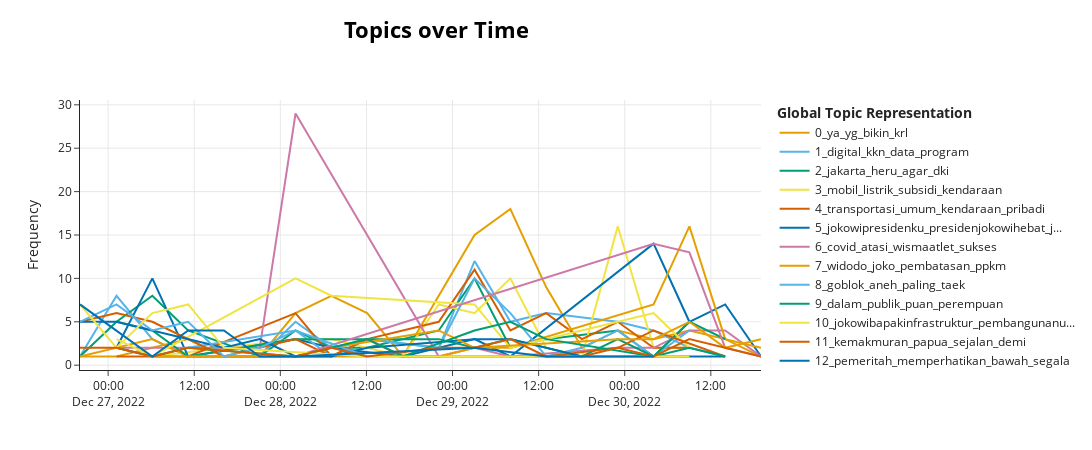

Notebook code for this chart:
### Code cell
topic_model.visualize_topics_over_time(topics_over_time, top_n_topics=20)

### Figure 1 — Plotly figure (JSON) as saved in the notebook; plotly's stock layout.template omitted (floating-point values rounded to 4 significant figures)
{"data": [{"hoverinfo": "text", "hovertext": ["<b>Topic 0</b><br>Words: lainya, baswedan, track, cukong, record", "<b>Topic 0</b><br>Words: nggak, berbungkus, memenangkan, bungkus, menyulitkan", "<b>Topic 0</b><br>Words: beli, bagaimana, saya, kesehatan, lupakan", "<b>Topic 0</b><br>Words: nabrak, berwenang, gubdki, kesel, filtering", "<b>Topic 0</b><br>Words: by, ruby, diambilnya, yee, kay", "<b>Topic 0</b><br>Words: suap, dateng, loket, rokok, bikin", "<b>Topic 0</b><br>Words: ya, bikin, pindah, pajak, tiongkok", "<b>Topic 0</b><br>Words: yg, buku, banget, lumayan, to", "<b>Topic 0</b><br>Words: diam, bantu, support, ribet, nantinya", "<b>Topic 0</b><br>Words: ya, aneh, krl, naik, bikin", "<b>Topic 0</b><br>Words: krl, naik, membahagiakan, mau, kaya", "<b>Topic 0</b><br>Words: yg, bikin, pake, kaya, krl", "<b>Topic 0</b><br>Words: yg, bagus, bikin, dirimu, umat", "<b>Topic 0</b><br>Words: lulusan, ya, juga, padahal, kok", "<b>Topic 0</b><br>Words: thn, dibikin, kl, ikut, berubah", "<b>Topic 0</b><br>Words: tempek, buku, angkringan, warkop, hmm", "<b>Topic 0</b><br>Words: kui, sing, tu, tarif, krl", "<b>Topic 0</b><br>Words: tempo, jatuh, pindah, bs, ptn", "<b>Topic 0</b><br>Words: ngilangin, muter, malu, gajelas, pula"], "marker": {"color": "#E69F00"}, "mode": "lines", "name": "0_ya_yg_bikin_krl", "type": "scatter", "x": ["2022-12-26T20:04:41.699000+00:00", "2022-12-27T01:10:06.049999+00:00", "2022-12-27T11:08:56.150000+00:00", "2022-12-27T16:08:21.200000+00:00", "2022-12-27T21:07:46.249999+00:00", "2022-12-28T02:07:11.300000+00:00", "2022-12-28T07:06:36.350000+00:00", "2022-12-28T12:06:01.400000+00:00", "2022-12-28T17:05:26.449999+00:00", "2022-12-28T22:04:51.500000+00:00", "2022-12-29T03:04:16.550000+00:00", "2022-12-29T08:03:41.600000+00:00", "2022-12-29T13:03:06.649999+00:00", "2022-12-29T18:02:31.700000+00:00", "2022-12-29T23:01:56.750000+00:00", "2022-12-30T04:01:21.800000+00:00", "2022-12-30T09:00:46.849999+00:00", "2022-12-30T14:00:11.900000+00:00", "2022-12-30T18:59:36.950000+00:00"], "y": [1, 1, 3, 1, 1, 6, 8, 6, 1, 8, 15, 18, 9, 2, 4, 3, 4, 3, 1]}, {"hoverinfo": "text", "hovertext": ["<b>Topic 1</b><br>Words: talenta, digital, kesempatan, scientist, terukur", "<b>Topic 1</b><br>Words: portal, media, data, diklaim, akurat", "<b>Topic 1</b><br>Words: tv, benar, analog, program, diwujudkan", "<b>Topic 1</b><br>Words: data, penentu, berjalan, optimal, adadikompas", "<b>Topic 1</b><br>Words: edisi, parlemen, pks, positioning, humas", "<b>Topic 1</b><br>Words: program, kkn, padanya, membuat, langkah", "<b>Topic 1</b><br>Words: kkn, bantul, serta, timeline, profesor", "<b>Topic 1</b><br>Words: peneliti, klo, nasa, armageddon, stbcolokpakai", "<b>Topic 1</b><br>Words: media, biru, kkp, pemberitaan, negoroku", "<b>Topic 1</b><br>Words: kkn, kulonprogo, digital, lokasi, gt", "<b>Topic 1</b><br>Words: websitenya, techi, kerjasama, data, naeco", "<b>Topic 1</b><br>Words: set, cuan, sat, data, tinggal", "<b>Topic 1</b><br>Words: digital, tv, pip, analog, perbedaan", "<b>Topic 1</b><br>Words: lapangan, belajar, membumi, konsep, sebenarnya", "<b>Topic 1</b><br>Words: target, mengulik, nampaknya, pso, kolaborasi", "<b>Topic 1</b><br>Words: kira, kan, sindir, gerindra, pengaduan"], "marker": {"color": "#56B4E9"}, "mode": "lines", "name": "1_digital_kkn_data_program", "type": "scatter", "x": ["2022-12-26T20:04:41.699000+00:00", "2022-12-27T01:10:06.049999+00:00", "2022-12-27T06:09:31.100000+00:00", "2022-12-27T11:08:56.150000+00:00", "2022-12-27T21:07:46.249999+00:00", "2022-12-28T02:07:11.300000+00:00", "2022-12-28T07:06:36.350000+00:00", "2022-12-28T12:06:01.400000+00:00", "2022-12-28T22:04:51.500000+00:00", "2022-12-29T03:04:16.550000+00:00", "2022-12-29T08:03:41.600000+00:00", "2022-12-29T13:03:06.649999+00:00", "2022-12-29T23:01:56.750000+00:00", "2022-12-30T04:01:21.800000+00:00", "2022-12-30T09:00:46.849999+00:00", "2022-12-30T14:00:11.900000+00:00"], "y": [1, 8, 3, 1, 1, 5, 2, 3, 2, 12, 5, 6, 5, 4, 2, 1]}, {"hoverinfo": "text", "hovertext": ["<b>Topic 2</b><br>Words: zolim, islam, dimatikan, pribumi, perlahan", "<b>Topic 2</b><br>Words: jakarta, sedih, gamon, kedelai, ton", "<b>Topic 2</b><br>Words: heru, jakarta, gubernur, mengimbau, budi", "<b>Topic 2</b><br>Words: jakarta, dki, poin, jabodetabek, hartono", "<b>Topic 2</b><br>Words: ketengan, dalih, direalisasikan, kedepannya, pengawasan", "<b>Topic 2</b><br>Words: jakarta, kemaren, wfh, paa, cuacaekstrem", "<b>Topic 2</b><br>Words: silang, bidang, kereta, hukum, tindak", "<b>Topic 2</b><br>Words: menjual, remaja, disahkan, prevalensi, rokok", "<b>Topic 2</b><br>Words: problematik, sbg, apakah, akan, ramalan", "<b>Topic 2</b><br>Words: jakarta, toxic, bekasi, gali, dulu", "<b>Topic 2</b><br>Words: perindo, takalar, adanya, partai, bukankh", "<b>Topic 2</b><br>Words: mahasiswa, terusir, pelan, pbb, tdk", "<b>Topic 2</b><br>Words: defisit, percuma, ut, rumput, akar", "<b>Topic 2</b><br>Words: lu, fortuner, gegayaan, facility, terburuk", "<b>Topic 2</b><br>Words: masing, dinilai, krl, jakarta, malamtahunbaru"], "marker": {"color": "#009E73"}, "mode": "lines", "name": "2_jakarta_heru_agar_dki", "type": "scatter", "x": ["2022-12-26T20:04:41.699000+00:00", "2022-12-27T01:10:06.049999+00:00", "2022-12-27T06:09:31.100000+00:00", "2022-12-27T11:08:56.150000+00:00", "2022-12-27T21:07:46.249999+00:00", "2022-12-28T02:07:11.300000+00:00", "2022-12-28T07:06:36.350000+00:00", "2022-12-28T12:06:01.400000+00:00", "2022-12-28T22:04:51.500000+00:00", "2022-12-29T03:04:16.550000+00:00", "2022-12-29T08:03:41.600000+00:00", "2022-12-29T13:03:06.649999+00:00", "2022-12-29T23:01:56.750000+00:00", "2022-12-30T04:01:21.800000+00:00", "2022-12-30T09:00:46.849999+00:00"], "y": [1, 5, 8, 4, 1, 4, 2, 2, 4, 10, 2, 3, 4, 1, 5]}, {"hoverinfo": "text", "hovertext": ["<b>Topic 3</b><br>Words: karyawan, hak, ide, diserikat, airbus", "<b>Topic 3</b><br>Words: gamau, mobil, buat, tbtb, doa", "<b>Topic 3</b><br>Words: mobil, bias, listrik, subsidi, yg", "<b>Topic 3</b><br>Words: membutuhkan, tempat, ijin, berduit, awalnya", "<b>Topic 3</b><br>Words: walaupun, potret, inikah, mobilitas, entah", "<b>Topic 3</b><br>Words: mobil, listrik, subsidi, pribadi, konsumen", "<b>Topic 3</b><br>Words: mobil, subsidi, kendaraan, listrik, orang", "<b>Topic 3</b><br>Words: mobil, listrik, subsidi, makin, yg", "<b>Topic 3</b><br>Words: subsidi, listrik, spesifik, penelitian, diperkecil", "<b>Topic 3</b><br>Words: ganti, dugaanku, mobil, sepertinya, dibilang", "<b>Topic 3</b><br>Words: iknmajukannkri, subsidi, pemberian, listrik, mempercepat", "<b>Topic 3</b><br>Words: memprihatinkan, bersyarat, dilecehkan, memuluskan, terbitnya", "<b>Topic 3</b><br>Words: dkk, subsidi, negative, keberanian, emission"], "marker": {"color": "#F0E442"}, "mode": "lines", "name": "3_mobil_listrik_subsidi_kendaraan", "type": "scatter", "x": ["2022-12-27T06:09:31.100000+00:00", "2022-12-28T02:07:11.300000+00:00", "2022-12-28T07:06:36.350000+00:00", "2022-12-28T12:06:01.400000+00:00", "2022-12-28T17:05:26.449999+00:00", "2022-12-28T22:04:51.500000+00:00", "2022-12-29T03:04:16.550000+00:00", "2022-12-29T08:03:41.600000+00:00", "2022-12-29T13:03:06.649999+00:00", "2022-12-29T18:02:31.700000+00:00", "2022-12-29T23:01:56.750000+00:00", "2022-12-30T04:01:21.800000+00:00", "2022-12-30T09:00:46.849999+00:00"], "y": [1, 3, 3, 2, 1, 7, 6, 10, 2, 1, 16, 2, 2]}, {"hoverinfo": "text", "hovertext": ["<b>Topic 4</b><br>Words: musim, mudik, transportasi, diperkirakan, perjalanan", "<b>Topic 4</b><br>Words: diformulasikan, insentif, menilai, transportasi, kurang", "<b>Topic 4</b><br>Words: parah, menyelesaikan, tambah, menyebut, transportasi", "<b>Topic 4</b><br>Words: transportasi, umum, pribadi, kendaraan, beralih", "<b>Topic 4</b><br>Words: moda, orkay, masal, pribadi, transportasi", "<b>Topic 4</b><br>Words: transportasi, umum, sedikit, milih, org", "<b>Topic 4</b><br>Words: transportasi, umum, beda, biaya, duit", "<b>Topic 4</b><br>Words: transportasi, umum, kendaraan, kaya, naik", "<b>Topic 4</b><br>Words: transportasi, umum, policy, naik, subsidi", "<b>Topic 4</b><br>Words: transportasi, umum, lah, dulu, jangan", "<b>Topic 4</b><br>Words: transport, umum, transportasi, ni, kuburannya", "<b>Topic 4</b><br>Words: transportasi, umum, sedikit, yg, listrik", "<b>Topic 4</b><br>Words: lha, transportasi, umum, menhub, judulnya", "<b>Topic 4</b><br>Words: transportasi, pergantian, umum, ambyaar, transjakarta"], "marker": {"color": "#D55E00"}, "mode": "lines", "name": "4_transportasi_umum_kendaraan_pribadi", "type": "scatter", "x": ["2022-12-27T01:10:06.049999+00:00", "2022-12-27T06:09:31.100000+00:00", "2022-12-27T11:08:56.150000+00:00", "2022-12-28T02:07:11.300000+00:00", "2022-12-28T07:06:36.350000+00:00", "2022-12-28T12:06:01.400000+00:00", "2022-12-28T22:04:51.500000+00:00", "2022-12-29T03:04:16.550000+00:00", "2022-12-29T08:03:41.600000+00:00", "2022-12-29T13:03:06.649999+00:00", "2022-12-29T18:02:31.700000+00:00", "2022-12-29T23:01:56.750000+00:00", "2022-12-30T04:01:21.800000+00:00", "2022-12-30T09:00:46.849999+00:00"], "y": [1, 1, 1, 6, 1, 3, 5, 11, 4, 6, 3, 5, 2, 2]}, {"hoverinfo": "text", "hovertext": ["<b>Topic 5</b><br>Words: jokowipresidenku, jokowibapakinfrastruktur, keren, jokowi, presidenjokowihebat", "<b>Topic 5</b><br>Words: jokowipresidenku, presidenjokowihebat, jokowimajubersamaindonesia, pembangunanuntukrakyat, jokowimembangunnegeri", "<b>Topic 5</b><br>Words: polrestabes, asyik, medan, keren, biasa", "<b>Topic 5</b><br>Words: jokowipresidenku, jokowibapakinfrastruktur, presidenjokowihebat, pembangunanuntukrakyat, jokowimembangunnegeri", "<b>Topic 5</b><br>Words: jokowipresidenku, presidenjokowihebat, lohh, jokowimajubersamaindonesia, pembangunanuntukrakyat", "<b>Topic 5</b><br>Words: keren, presidenjokowihebat, jokowipresidenku, pembangunanuntukrakyat, jokowi", "<b>Topic 5</b><br>Words: jokowibapakinfrastruktur, lakukan, jokowipresidenku, presidenjokowihebat, pembangunanuntukrakyat", "<b>Topic 5</b><br>Words: hebat, jokowipresidenku, presidenjokowihebat, jokowimajubersamaindonesia, jokowimembangunnegeri", "<b>Topic 5</b><br>Words: jokowipresidenku, presidenjokowihebat, pembangunanuntukrakyat, jokowimajubersamaindonesia, jokowimembangunnegeri", "<b>Topic 5</b><br>Words: jokowibapakinfrastruktur, jokowipresidenku, presidenjokowihebat, pembangunanuntukrakyat, jokowimembangunnegeri", "<b>Topic 5</b><br>Words: pdiperjuanganjabar, solidbergerak, pdiperjuangan, jokowi, resmi", "<b>Topic 5</b><br>Words: pdiperjuanganpurwakarta, pdiperjuanganjabar, solidbergerak, pdiperjuangan, cabut"], "marker": {"color": "#0072B2"}, "mode": "lines", "name": "5_jokowipresidenku_presidenjokowihebat_j...", "type": "scatter", "x": ["2022-12-27T01:10:06.049999+00:00", "2022-12-27T06:09:31.100000+00:00", "2022-12-27T11:08:56.150000+00:00", "2022-12-28T02:07:11.300000+00:00", "2022-12-28T07:06:36.350000+00:00", "2022-12-28T17:05:26.449999+00:00", "2022-12-29T03:04:16.550000+00:00", "2022-12-29T08:03:41.600000+00:00", "2022-12-30T04:01:21.800000+00:00", "2022-12-30T09:00:46.849999+00:00", "2022-12-30T14:00:11.900000+00:00", "2022-12-30T18:59:36.950000+00:00"], "y": [2, 10, 1, 3, 2, 1, 3, 1, 14, 5, 7, 1]}, {"hoverinfo": "text", "hovertext": ["<b>Topic 6</b><br>Words: covidmasihada, tetapprokescovid, yaa, diberikan, covid", "<b>Topic 6</b><br>Words: bandung, covid, kasus, pemkot, komunis", "<b>Topic 6</b><br>Words: covid, atasi, wismaatlet, sukses, jokowi", "<b>Topic 6</b><br>Words: perangkat, riono, relevan, mempunyai, pandu", "<b>Topic 6</b><br>Words: pandu, covid, sarana, memadai, diakhiri", "<b>Topic 6</b><br>Words: kontan, covid, longgarkan, internasional, jepang", "<b>Topic 6</b><br>Words: nasib, menyampaikan, pernyataan, tentang, bakal", "<b>Topic 6</b><br>Words: covid, horeeeeeee, jokowicabutppkm, pokmdicabut, pandemicovid", "<b>Topic 6</b><br>Words: covid, jokowi, ppkm, sukses, tekankan", "<b>Topic 6</b><br>Words: kasus, covid, penambahan, deretan, keseluruhan", "<b>Topic 6</b><br>Words: terkendali, situasi, pandemi, covid, cabut"], "marker": {"color": "#CC79A7"}, "mode": "lines", "name": "6_covid_atasi_wismaatlet_sukses", "type": "scatter", "x": ["2022-12-27T01:10:06.049999+00:00", "2022-12-27T21:07:46.249999+00:00", "2022-12-28T02:07:11.300000+00:00", "2022-12-28T22:04:51.500000+00:00", "2022-12-29T03:04:16.550000+00:00", "2022-12-29T08:03:41.600000+00:00", "2022-12-29T23:01:56.750000+00:00", "2022-12-30T04:01:21.800000+00:00", "2022-12-30T09:00:46.849999+00:00", "2022-12-30T14:00:11.900000+00:00", "2022-12-30T18:59:36.950000+00:00"], "y": [2, 2, 29, 1, 2, 1, 2, 2, 4, 4, 1]}, {"hoverinfo": "text", "hovertext": ["<b>Topic 7</b><br>Words: seberapa, pakar, kata, efektif, melarang", "<b>Topic 7</b><br>Words: justru, hal, framing, bermasalah, menyandera", "<b>Topic 7</b><br>Words: bata, subang, jokowi, realisasinya, merombak", "<b>Topic 7</b><br>Words: merombak, realisasinya, reshuffle, medcomid, kabinet", "<b>Topic 7</b><br>Words: menggaungkan, sinyal, pemberlakuan, ri, widodo", "<b>Topic 7</b><br>Words: instruksikan, dekat, penyelesaian, iknsolusinkrimaju, penghentian", "<b>Topic 7</b><br>Words: smi, bu, nkri, memperpanjang, presidenku", "<b>Topic 7</b><br>Words: suramadu, gratiskan, jatim, pemprov, jembatan", "<b>Topic 7</b><br>Words: pembatasan, ppkm, pemberlakuan, kegiatan, jokowi", "<b>Topic 7</b><br>Words: widodo, joko, mencabut, ppkm, pembatasan", "<b>Topic 7</b><br>Words: pembatasan, pemberlakuan, mencabut, kegiatan, jumat", "<b>Topic 7</b><br>Words: inmendagri, terbit, pemberlakuan, kegiatan, pembatasan"], "marker": {"color": "#E69F00"}, "mode": "lines", "name": "7_widodo_joko_pembatasan_ppkm", "type": "scatter", "x": ["2022-12-26T20:04:41.699000+00:00", "2022-12-27T01:10:06.049999+00:00", "2022-12-27T06:09:31.100000+00:00", "2022-12-27T11:08:56.150000+00:00", "2022-12-28T12:06:01.400000+00:00", "2022-12-28T22:04:51.500000+00:00", "2022-12-29T03:04:16.550000+00:00", "2022-12-29T08:03:41.600000+00:00", "2022-12-30T04:01:21.800000+00:00", "2022-12-30T09:00:46.849999+00:00", "2022-12-30T14:00:11.900000+00:00", "2022-12-30T18:59:36.950000+00:00"], "y": [1, 2, 3, 1, 1, 1, 2, 2, 7, 16, 3, 2]}, {"hoverinfo": "text", "hovertext": ["<b>Topic 8</b><br>Words: ejek, notice, month, dini, one", "<b>Topic 8</b><br>Words: aneh, aseli, jelek, kebijaksanaan, sepakat", "<b>Topic 8</b><br>Words: ampas, banget, kebijakan, goblok, aneh", "<b>Topic 8</b><br>Words: sesuatu, liga, hmmmm, cipta, concussion", "<b>Topic 8</b><br>Words: wes, entek, koyok, ngeneki, taek", "<b>Topic 8</b><br>Words: ngentod, inisih, hahahaha, gjls, latah", "<b>Topic 8</b><br>Words: tolol, penutup, semisal, konyol, bijak", "<b>Topic 8</b><br>Words: lomba, jelek, berlomba, bikin, kebijakan", "<b>Topic 8</b><br>Words: gamasuk, asw, sakit, moneter, akal", "<b>Topic 8</b><br>Words: goblok, ciptakan, taek, bijak, tdk", "<b>Topic 8</b><br>Words: yaaaaa, cepet, menyesuaikan, semoga, kebijakan", "<b>Topic 8</b><br>Words: aneh, kesini, dihapus, mfaat, belakangan"], "marker": {"color": "#56B4E9"}, "mode": "lines", "name": "8_goblok_aneh_paling_taek", "type": "scatter", "x": ["2022-12-27T11:08:56.150000+00:00", "2022-12-28T02:07:11.300000+00:00", "2022-12-28T07:06:36.350000+00:00", "2022-12-28T12:06:01.400000+00:00", "2022-12-28T22:04:51.500000+00:00", "2022-12-29T03:04:16.550000+00:00", "2022-12-29T08:03:41.600000+00:00", "2022-12-29T13:03:06.649999+00:00", "2022-12-29T18:02:31.700000+00:00", "2022-12-29T23:01:56.750000+00:00", "2022-12-30T04:01:21.800000+00:00", "2022-12-30T09:00:46.849999+00:00"], "y": [2, 4, 1, 3, 2, 10, 6, 1, 2, 4, 1, 4]}, {"hoverinfo": "text", "hovertext": ["<b>Topic 9</b><br>Words: kementerian, dalam, negeri, tim, bidang", "<b>Topic 9</b><br>Words: pph, pajak, penghasilan, termuda, bersiap", "<b>Topic 9</b><br>Words: diinisiasi, pspk, asesmen, pemantik, literasi", "<b>Topic 9</b><br>Words: strategis, isu, memohon, konoha, menyerahkan", "<b>Topic 9</b><br>Words: optimalkan, kepgub, posko, pjlp, pengamat", "<b>Topic 9</b><br>Words: perempuan, puan, keterlibatan, mengabaikan, peran", "<b>Topic 9</b><br>Words: dalam, kementrian, strategis, isu, puan", "<b>Topic 9</b><br>Words: panrb, kamis, pelayanan, anugerah, warjiyo", "<b>Topic 9</b><br>Words: cadangan, pengetahuan, ancam, geopolitik, menggantikan", "<b>Topic 9</b><br>Words: nusahima, cianjur, assessment, inayah, rancagoong", "<b>Topic 9</b><br>Words: submit, tata, keuangan, analis, negeri", "<b>Topic 9</b><br>Words: kepentingan, keselamatan, terusan, science, gausa", "<b>Topic 9</b><br>Words: publik, puan, perempuan, keterlibatan, proses", "<b>Topic 9</b><br>Words: puan, perempuan, keterlibatan, peran, pilpres"], "marker": {"color": "#009E73"}, "mode": "lines", "name": "9_dalam_publik_puan_perempuan", "type": "scatter", "x": ["2022-12-27T01:10:06.049999+00:00", "2022-12-27T06:09:31.100000+00:00", "2022-12-27T11:08:56.150000+00:00", "2022-12-28T02:07:11.300000+00:00", "2022-12-28T07:06:36.350000+00:00", "2022-12-28T12:06:01.400000+00:00", "2022-12-28T22:04:51.500000+00:00", "2022-12-29T03:04:16.550000+00:00", "2022-12-29T08:03:41.600000+00:00", "2022-12-29T18:02:31.700000+00:00", "2022-12-29T23:01:56.750000+00:00", "2022-12-30T04:01:21.800000+00:00", "2022-12-30T09:00:46.849999+00:00", "2022-12-30T14:00:11.900000+00:00"], "y": [5, 4, 1, 3, 3, 3, 3, 2, 3, 1, 3, 1, 5, 3]}, {"hoverinfo": "text", "hovertext": ["<b>Topic 10</b><br>Words: jokowibapakinfrastruktur, stabilitas, menjaga, pembangunanuntukrakyat, jokowipresidenku", "<b>Topic 10</b><br>Words: jokowibapakinfrastruktur, pembangunanuntukrakyat, jokowimembangunnegeri, jokowimajubersamaindonesia, presidenjokowihebat", "<b>Topic 10</b><br>Words: jokowibapakinfrastruktur, asn, siapkan, pembangunanuntukrakyat, jokowipresidenku", "<b>Topic 10</b><br>Words: asn, siapkan, jokowibapakinfrastruktur, pembangunanuntukrakyat, jokowimembangunnegeri", "<b>Topic 10</b><br>Words: jokowibapakinfrastruktur, pembangunanuntukrakyat, jokowimembangunnegeri, presidenjokowihebat, jokowipresidenku", "<b>Topic 10</b><br>Words: jokowibapakinfrastruktur, pembangunanuntukrakyat, jokowimembangunnegeri, jokowipresidenku, presidenjokowihebat", "<b>Topic 10</b><br>Words: jokowibapakinfrastruktur, pembangunanuntukrakyat, jokowimembangunnegeri, jokowipresidenku, presidenjokowihebat", "<b>Topic 10</b><br>Words: jokowibapakinfrastruktur, stabilitas, menjaga, perekonomian, diterapkan"], "marker": {"color": "#F0E442"}, "mode": "lines", "name": "10_jokowibapakinfrastruktur_pembangunanu...", "type": "scatter", "x": ["2022-12-27T01:10:06.049999+00:00", "2022-12-27T06:09:31.100000+00:00", "2022-12-28T02:07:11.300000+00:00", "2022-12-28T07:06:36.350000+00:00", "2022-12-29T03:04:16.550000+00:00", "2022-12-29T08:03:41.600000+00:00", "2022-12-30T04:01:21.800000+00:00", "2022-12-30T09:00:46.849999+00:00"], "y": [3, 1, 10, 8, 7, 2, 6, 2]}, {"hoverinfo": "text", "hovertext": ["<b>Topic 11</b><br>Words: kemakmuran, sejalan, demi, semua, indonesia", "<b>Topic 11</b><br>Words: kemakmuran, sejalan, papua, demi, semua", "<b>Topic 11</b><br>Words: kemakmuran, sejalan, demi, semua, korea", "<b>Topic 11</b><br>Words: kemakmuran, papua, sejalan, jual, demi", "<b>Topic 11</b><br>Words: kemakmuran, sejalan, demi, pembangunan, semua", "<b>Topic 11</b><br>Words: hacker, papua, aas, korea, barat", "<b>Topic 11</b><br>Words: korea, terpopuler, setidaknya, mengincar, menuding", "<b>Topic 11</b><br>Words: semangat, kemakmuran, beras, perbuatan, pemkab", "<b>Topic 11</b><br>Words: anulir, copot, segera, mereka, semua", "<b>Topic 11</b><br>Words: rezim, abai, tangani, pernikahan, gizi", "<b>Topic 11</b><br>Words: ojk, lima, modal, sektor, pasar", "<b>Topic 11</b><br>Words: papua, uu, the, staf, dilahirkannya", "<b>Topic 11</b><br>Words: papua, otsus, dob, barat, diberikan", "<b>Topic 11</b><br>Words: jurdil, pemilu, semangat, kemakmuran, demi", "<b>Topic 11</b><br>Words: akhirnya, rumah, pemodal, tapak, developer"], "marker": {"color": "#D55E00"}, "mode": "lines", "name": "11_kemakmuran_papua_sejalan_demi", "type": "scatter", "x": ["2022-12-26T20:04:41.699000+00:00", "2022-12-27T01:10:06.049999+00:00", "2022-12-27T06:09:31.100000+00:00", "2022-12-27T11:08:56.150000+00:00", "2022-12-27T16:08:21.200000+00:00", "2022-12-28T02:07:11.300000+00:00", "2022-12-28T07:06:36.350000+00:00", "2022-12-28T12:06:01.400000+00:00", "2022-12-28T17:05:26.449999+00:00", "2022-12-28T22:04:51.500000+00:00", "2022-12-29T08:03:41.600000+00:00", "2022-12-29T13:03:06.649999+00:00", "2022-12-29T23:01:56.750000+00:00", "2022-12-30T04:01:21.800000+00:00", "2022-12-30T14:00:11.900000+00:00"], "y": [5, 6, 5, 3, 1, 3, 1, 3, 1, 1, 1, 1, 2, 4, 1]}, {"hoverinfo": "text", "hovertext": ["<b>Topic 12</b><br>Words: pemeritah, memperhatikan, bawah, segala, kami", "<b>Topic 12</b><br>Words: pemeritah, aceh, memperhatikan, bawah, segala", "<b>Topic 12</b><br>Words: pemeritah, memperhatikan, bawah, segala, kami", "<b>Topic 12</b><br>Words: pemeritah, memperhatikan, bawah, segala, kami", "<b>Topic 12</b><br>Words: denniserfindo, renajkt, pemeritah, memperhatikan, bawah", "<b>Topic 12</b><br>Words: bencana, serangkaian, efek, pupr, kaltim", "<b>Topic 12</b><br>Words: meresahkan, menindas, memikirkan, pedagang, umkm", "<b>Topic 12</b><br>Words: toleransi, sekolahtoleransi, ranpe, wahidfoundation, wahid", "<b>Topic 12</b><br>Words: pundi, harta, pemerhati, didengar, rispek", "<b>Topic 12</b><br>Words: malas, rekanasn, kemenpanrb, birokrasiberdampak, casn", "<b>Topic 12</b><br>Words: mengantisipasi, effendy, muhadjir, mengeluarkan, pmk", "<b>Topic 12</b><br>Words: teteup, pantun, berbalas, setali, menyengsarakan", "<b>Topic 12</b><br>Words: prasojo, darmawan, selamat, ikut, meraih", "<b>Topic 12</b><br>Words: dipersilakan, kemenkopmk, bergembira, merayakan, tahunbaru", "<b>Topic 12</b><br>Words: koordinator, mengantisipasi, manusia, muhadjir, effendy"], "marker": {"color": "#0072B2"}, "mode": "lines", "name": "12_pemeritah_memperhatikan_bawah_segala", "type": "scatter", "x": ["2022-12-26T20:04:41.699000+00:00", "2022-12-27T01:10:06.049999+00:00", "2022-12-27T06:09:31.100000+00:00", "2022-12-27T11:08:56.150000+00:00", "2022-12-27T16:08:21.200000+00:00", "2022-12-27T21:07:46.249999+00:00", "2022-12-28T02:07:11.300000+00:00", "2022-12-28T07:06:36.350000+00:00", "2022-12-28T12:06:01.400000+00:00", "2022-12-29T03:04:16.550000+00:00", "2022-12-29T08:03:41.600000+00:00", "2022-12-29T18:02:31.700000+00:00", "2022-12-29T23:01:56.750000+00:00", "2022-12-30T09:00:46.849999+00:00", "2022-12-30T14:00:11.900000+00:00"], "y": [5, 5, 4, 3, 2, 3, 1, 1, 2, 3, 3, 1, 1, 1, 1]}, {"hoverinfo": "text", "hovertext": ["<b>Topic 13</b><br>Words: proporsional, antipandemi, cina, menyatakan, harus", "<b>Topic 13</b><br>Words: difokuskan, apbn, tahun, presiden, ppkm", "<b>Topic 13</b><br>Words: ppkm, breaking, resmi, cabut, news", "<b>Topic 13</b><br>Words: umumkan, ppkm, jokowi, presiden, resmi", "<b>Topic 13</b><br>Words: landasan, coverbothside, umumkan, ungkap, ppkm", "<b>Topic 13</b><br>Words: sumatra, bandarlampung, cabut, resmi, ppkm"], "marker": {"color": "#CC79A7"}, "mode": "lines", "name": "13_ppkm_umumkan_jokowi_resmi", "type": "scatter", "x": ["2022-12-27T11:08:56.150000+00:00", "2022-12-28T02:07:11.300000+00:00", "2022-12-30T04:01:21.800000+00:00", "2022-12-30T09:00:46.849999+00:00", "2022-12-30T14:00:11.900000+00:00", "2022-12-30T18:59:36.950000+00:00"], "y": [1, 1, 14, 13, 2, 1]}, {"hoverinfo": "text", "hovertext": ["<b>Topic 14</b><br>Words: tanah, konsolidasi, pemilikan, menata, penguasaan", "<b>Topic 14</b><br>Words: sehari, perilaku, kesiapan, praktek, sebelum", "<b>Topic 14</b><br>Words: kilas, menurun, tren, terakhir, berencana", "<b>Topic 14</b><br>Words: kt, pertanian, konsolidasi, tanah, ve", "<b>Topic 14</b><br>Words: tanah, bisnis, lampu, ekspansi, konsolidasi", "<b>Topic 14</b><br>Words: iknsolusinkrimaju, evaluasi, menunggu, hasil, tanah", "<b>Topic 14</b><br>Words: penghapusan, tanah, konsolidasi, menata, pemilikan", "<b>Topic 14</b><br>Words: ppn, april, tanah, konsolidasi, menata", "<b>Topic 14</b><br>Words: tragis, esensi, berkerumun, pemberlakukan, memahami", "<b>Topic 14</b><br>Words: gianyar, prg, ppkm, mencabut, pasar", "<b>Topic 14</b><br>Words: hati, komponen, fungsinya, dicabut, telah", "<b>Topic 14</b><br>Words: jumat, pemberlakuan, kemarin, kegiatan, mencabut"], "marker": {"color": "#E69F00"}, "mode": "lines", "name": "14_tanah_konsolidasi_pemilikan_penguasaa...", "type": "scatter", "x": ["2022-12-27T01:10:06.049999+00:00", "2022-12-27T06:09:31.100000+00:00", "2022-12-27T21:07:46.249999+00:00", "2022-12-28T02:07:11.300000+00:00", "2022-12-28T07:06:36.350000+00:00", "2022-12-28T22:04:51.500000+00:00", "2022-12-29T03:04:16.550000+00:00", "2022-12-29T23:01:56.750000+00:00", "2022-12-30T04:01:21.800000+00:00", "2022-12-30T09:00:46.849999+00:00", "2022-12-30T14:00:11.900000+00:00", "2022-12-30T18:59:36.950000+00:00"], "y": [2, 1, 1, 1, 2, 4, 2, 3, 3, 5, 2, 3]}, {"hoverinfo": "text", "hovertext": ["<b>Topic 15</b><br>Words: sama, ganjar, presiden, terbaik, bangsa", "<b>Topic 15</b><br>Words: sama, ganjar, presiden, asyik, keren", "<b>Topic 15</b><br>Words: sama, ganjar, terbaik, presiden, bangsa", "<b>Topic 15</b><br>Words: sama, ganjar, terbaik, mari, bangsa", "<b>Topic 15</b><br>Words: sama, gan, terbaik, mari, bangsa", "<b>Topic 15</b><br>Words: perempuan, taliban, membalikkan, afghanistan, menargetkan", "<b>Topic 15</b><br>Words: taliban, perempuan, pbb, targetkan, kecam", "<b>Topic 15</b><br>Words: perempuan, taliban, dewan, pbb, ham"], "marker": {"color": "#56B4E9"}, "mode": "lines", "name": "15_sama_ganjar_perempuan_taliban", "type": "scatter", "x": ["2022-12-26T20:04:41.699000+00:00", "2022-12-27T01:10:06.049999+00:00", "2022-12-27T06:09:31.100000+00:00", "2022-12-27T11:08:56.150000+00:00", "2022-12-27T16:08:21.200000+00:00", "2022-12-27T21:07:46.249999+00:00", "2022-12-28T02:07:11.300000+00:00", "2022-12-28T12:06:01.400000+00:00"], "y": [5, 7, 4, 5, 1, 2, 4, 1]}, {"hoverinfo": "text", "hovertext": ["<b>Topic 16</b><br>Words: murahan, pertumbuhan, jatim, rangka, mendorong", "<b>Topic 16</b><br>Words: cuci, dokumen, uang, tujuan, saya", "<b>Topic 16</b><br>Words: pertanyakan, mentan, asosiasi, lhk, sawit", "<b>Topic 16</b><br>Words: pasundan, gema, kontroversial, cianjur, kecam", "<b>Topic 16</b><br>Words: title, ruginya, berlanjut, agung, mahkamah", "<b>Topic 16</b><br>Words: raja, nemu, wkwkk, vakcinazi, alkisah", "<b>Topic 16</b><br>Words: kbb, anis, problem, tingkat, terkait", "<b>Topic 16</b><br>Words: mengajarkan, kesungguhan, ditulis, pembuka, permainan", "<b>Topic 16</b><br>Words: kebajikaan, perisai, kak, kau, keamanan", "<b>Topic 16</b><br>Words: diwariskan, dengki, apindo, dorong, meneruskan", "<b>Topic 16</b><br>Words: tiada, boomer, tanpa, tolol, hari", "<b>Topic 16</b><br>Words: tangkap, quo, app, perikanan, langganan", "<b>Topic 16</b><br>Words: sambut, kadin, dorong, pertumbuhan, pencabutan"], "marker": {"color": "#009E73"}, "mode": "lines", "name": "16_dorong_perisai_kebajikaan_apindo", "type": "scatter", "x": ["2022-12-27T01:10:06.049999+00:00", "2022-12-27T06:09:31.100000+00:00", "2022-12-27T11:08:56.150000+00:00", "2022-12-28T02:07:11.300000+00:00", "2022-12-28T07:06:36.350000+00:00", "2022-12-28T12:06:01.400000+00:00", "2022-12-28T17:05:26.449999+00:00", "2022-12-29T03:04:16.550000+00:00", "2022-12-29T08:03:41.600000+00:00", "2022-12-29T13:03:06.649999+00:00", "2022-12-30T04:01:21.800000+00:00", "2022-12-30T09:00:46.849999+00:00", "2022-12-30T14:00:11.900000+00:00"], "y": [2, 1, 2, 1, 2, 3, 1, 4, 5, 3, 1, 2, 1]}, {"hoverinfo": "text", "hovertext": ["<b>Topic 17</b><br>Words: yogyakarta, pemerintah, istimewa, terus, kebiij", "<b>Topic 17</b><br>Words: kebiij, istimewa, daerah, kesejahteraan, membuat", "<b>Topic 17</b><br>Words: yogyakarta, terus, pemerintah, penuh, kebiij", "<b>Topic 17</b><br>Words: terus, yogyakarta, penuh, pemerintah, mendukung", "<b>Topic 17</b><br>Words: terus, penuh, yogyakarta, pemerintah, mendukung", "<b>Topic 17</b><br>Words: perokok, akomodatif, kureng, pengawasannya, terlindungi", "<b>Topic 17</b><br>Words: katalog, ukm, kemenkop, elektronik, lkpp", "<b>Topic 17</b><br>Words: ancang, arsjadrasjid, inklusifkolaboratif, arsjad, rasjid", "<b>Topic 17</b><br>Words: aset, daerah, penyerahan, pertanahan, sertipikasi"], "marker": {"color": "#F0E442"}, "mode": "lines", "name": "17_yogyakarta_terus_pemerintah_penuh", "type": "scatter", "x": ["2022-12-26T20:04:41.699000+00:00", "2022-12-27T01:10:06.049999+00:00", "2022-12-27T06:09:31.100000+00:00", "2022-12-27T11:08:56.150000+00:00", "2022-12-27T16:08:21.200000+00:00", "2022-12-28T12:06:01.400000+00:00", "2022-12-29T08:03:41.600000+00:00", "2022-12-29T23:01:56.750000+00:00", "2022-12-30T09:00:46.849999+00:00"], "y": [7, 2, 6, 7, 2, 1, 1, 1, 1]}, {"hoverinfo": "text", "hovertext": ["<b>Topic 18</b><br>Words: baik, pastinya, menghasilkan, hal, maju", "<b>Topic 18</b><br>Words: serampangan, jawane, gagal, bahasa, baik", "<b>Topic 18</b><br>Words: baik, pastinya, menghasilkan, hal, maju", "<b>Topic 18</b><br>Words: konflik, gitu, ngerusak, sawitttt, kasi", "<b>Topic 18</b><br>Words: sebutkan, imbasnya, komuter, membedakan, seseorang", "<b>Topic 18</b><br>Words: jijik, jingung, gatau, bingung, orang", "<b>Topic 18</b><br>Words: esdm, ron, gengs, migas, oktan", "<b>Topic 18</b><br>Words: orang, bayangkan, dibangun, dislike, sesusah", "<b>Topic 18</b><br>Words: tinggi, tolak, ukur, dihajar, sosialis", "<b>Topic 18</b><br>Words: cukup, orang, kajiannya, sekolahnya, sometimes", "<b>Topic 18</b><br>Words: warbiyasak, pengambil, wakanda, emang, di", "<b>Topic 18</b><br>Words: haram, kebanyakan, makan, makanya, duit", "<b>Topic 18</b><br>Words: mingkem, pro, omnimbus, loe, elo", "<b>Topic 18</b><br>Words: sepur, proxy, perkara, haqqul, negara", "<b>Topic 18</b><br>Words: alfie, kiranya, tka, wew, membludak", "<b>Topic 18</b><br>Words: feel, artinya, diskriminasi, kah, absurd"], "marker": {"color": "#D55E00"}, "mode": "lines", "name": "18_orang_baik_pastinya_menghasilkan", "type": "scatter", "x": ["2022-12-26T20:04:41.699000+00:00", "2022-12-27T01:10:06.049999+00:00", "2022-12-27T06:09:31.100000+00:00", "2022-12-27T11:08:56.150000+00:00", "2022-12-28T02:07:11.300000+00:00", "2022-12-28T07:06:36.350000+00:00", "2022-12-28T12:06:01.400000+00:00", "2022-12-28T22:04:51.500000+00:00", "2022-12-29T03:04:16.550000+00:00", "2022-12-29T08:03:41.600000+00:00", "2022-12-29T13:03:06.649999+00:00", "2022-12-29T18:02:31.700000+00:00", "2022-12-29T23:01:56.750000+00:00", "2022-12-30T04:01:21.800000+00:00", "2022-12-30T09:00:46.849999+00:00", "2022-12-30T18:59:36.950000+00:00"], "y": [2, 2, 1, 2, 1, 2, 1, 2, 2, 3, 1, 1, 2, 1, 3, 1]}, {"hoverinfo": "text", "hovertext": ["<b>Topic 19</b><br>Words: polrestabesmedan, balam, polresta, jokowihebat, kesejahteraan", "<b>Topic 19</b><br>Words: polrestabesmedan, polri, krisis, berat, bersinergi", "<b>Topic 19</b><br>Words: polrestabesmedan, memperhatikan, kepentingan, kesejahteraan, demi", "<b>Topic 19</b><br>Words: jokowihebat, polrestabes, medan, biasa, luar", "<b>Topic 19</b><br>Words: polrestabesmedan, polresta, balam, ino, harianto", "<b>Topic 19</b><br>Words: pola, asuh, pendidikan, masyarakat, pemerintah", "<b>Topic 19</b><br>Words: bauksit, memperkirakan, surplus, penyetopan, legislator", "<b>Topic 19</b><br>Words: polri, berat, korlantas, nataru, kamseltibcar", "<b>Topic 19</b><br>Words: gapeduli, jujur, gw, udah, mau", "<b>Topic 19</b><br>Words: mengatasi, resesi, ekonomi, opini, lewat"], "marker": {"color": "#0072B2"}, "mode": "lines", "name": "19_polrestabesmedan_jokowihebat_polri_po...", "type": "scatter", "x": ["2022-12-26T20:04:41.699000+00:00", "2022-12-27T01:10:06.049999+00:00", "2022-12-27T06:09:31.100000+00:00", "2022-12-27T11:08:56.150000+00:00", "2022-12-27T16:08:21.200000+00:00", "2022-12-27T21:07:46.249999+00:00", "2022-12-28T02:07:11.300000+00:00", "2022-12-29T03:04:16.550000+00:00", "2022-12-29T13:03:06.649999+00:00", "2022-12-30T04:01:21.800000+00:00"], "y": [7, 4, 1, 4, 4, 1, 1, 2, 1, 1]}], "layout": {"height": 450, "hoverlabel": {"bgcolor": "white", "font": {"family": "Rockwell", "size": 16}}, "legend": {"title": {"text": "<b>Global Topic Representation"}}, "title": {"font": {"color": "Black", "size": 22}, "text": "<b>Topics over Time</b>", "x": 0.4, "xanchor": "center", "y": 0.95, "yanchor": "top"}, "width": 1250, "xaxis": {"showgrid": true}, "yaxis": {"showgrid": true, "title": {"text": "Frequency"}}}}
